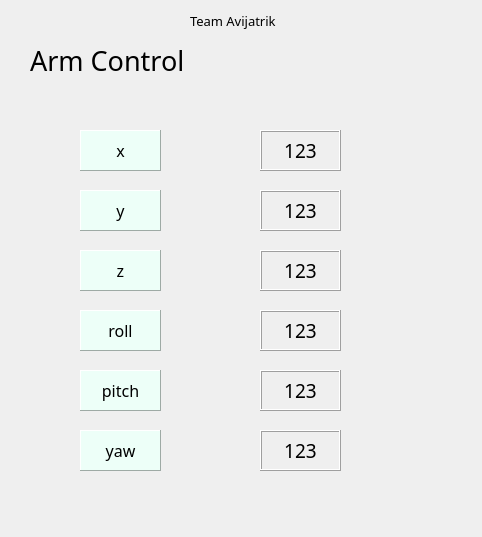
<?xml version="1.0" encoding="UTF-8"?>
<ui version="4.0">
 <class>ArmControl</class>
 <widget class="QWidget" name="ArmControl">
  <property name="windowModality">
   <enum>Qt::NonModal</enum>
  </property>
  <property name="geometry">
   <rect>
    <x>0</x>
    <y>0</y>
    <width>482</width>
    <height>537</height>
   </rect>
  </property>
  <property name="maximumSize">
   <size>
    <width>16777215</width>
    <height>16777215</height>
   </size>
  </property>
  <property name="windowTitle">
   <string>Arm Control</string>
  </property>
  <property name="windowIcon">
   <iconset>
    <normaloff>"../roboticArm.png"</normaloff>"../roboticArm.png"</iconset>
  </property>
  <property name="windowOpacity">
   <double>1.000000000000000</double>
  </property>
  <property name="autoFillBackground">
   <bool>false</bool>
  </property>
  <widget class="QPushButton" name="xUp">
   <property name="geometry">
    <rect>
     <x>360</x>
     <y>130</y>
     <width>41</width>
     <height>41</height>
    </rect>
   </property>
   <property name="font">
    <font>
     <family>Roboto Slab</family>
     <pointsize>16</pointsize>
    </font>
   </property>
   <property name="styleSheet">
    <string notr="true">color : rgb(255, 255, 255);
</string>
   </property>
   <property name="text">
    <string/>
   </property>
   <property name="icon">
    <iconset>
     <normaloff>"up.png"</normaloff>"up.png"</iconset>
   </property>
   <property name="iconSize">
    <size>
     <width>32</width>
     <height>32</height>
    </size>
   </property>
   <property name="flat">
    <bool>true</bool>
   </property>
  </widget>
  <widget class="QLabel" name="xVal">
   <property name="geometry">
    <rect>
     <x>260</x>
     <y>130</y>
     <width>81</width>
     <height>41</height>
    </rect>
   </property>
   <property name="font">
    <font>
     <family>Roboto Slab</family>
     <pointsize>14</pointsize>
    </font>
   </property>
   <property name="frameShape">
    <enum>QFrame::Box</enum>
   </property>
   <property name="frameShadow">
    <enum>QFrame::Raised</enum>
   </property>
   <property name="lineWidth">
    <number>1</number>
   </property>
   <property name="midLineWidth">
    <number>0</number>
   </property>
   <property name="text">
    <string>123</string>
   </property>
   <property name="alignment">
    <set>Qt::AlignCenter</set>
   </property>
   <property name="wordWrap">
    <bool>false</bool>
   </property>
   <property name="margin">
    <number>4</number>
   </property>
  </widget>
  <widget class="QLabel" name="yVal">
   <property name="geometry">
    <rect>
     <x>260</x>
     <y>190</y>
     <width>81</width>
     <height>41</height>
    </rect>
   </property>
   <property name="font">
    <font>
     <family>Roboto Slab</family>
     <pointsize>14</pointsize>
    </font>
   </property>
   <property name="frameShape">
    <enum>QFrame::Box</enum>
   </property>
   <property name="frameShadow">
    <enum>QFrame::Raised</enum>
   </property>
   <property name="lineWidth">
    <number>1</number>
   </property>
   <property name="midLineWidth">
    <number>0</number>
   </property>
   <property name="text">
    <string>123</string>
   </property>
   <property name="alignment">
    <set>Qt::AlignCenter</set>
   </property>
   <property name="wordWrap">
    <bool>false</bool>
   </property>
   <property name="margin">
    <number>4</number>
   </property>
  </widget>
  <widget class="QLabel" name="rollVal">
   <property name="geometry">
    <rect>
     <x>260</x>
     <y>310</y>
     <width>81</width>
     <height>41</height>
    </rect>
   </property>
   <property name="font">
    <font>
     <family>Roboto Slab</family>
     <pointsize>14</pointsize>
    </font>
   </property>
   <property name="frameShape">
    <enum>QFrame::Box</enum>
   </property>
   <property name="frameShadow">
    <enum>QFrame::Raised</enum>
   </property>
   <property name="lineWidth">
    <number>1</number>
   </property>
   <property name="midLineWidth">
    <number>0</number>
   </property>
   <property name="text">
    <string>123</string>
   </property>
   <property name="alignment">
    <set>Qt::AlignCenter</set>
   </property>
   <property name="wordWrap">
    <bool>false</bool>
   </property>
   <property name="margin">
    <number>4</number>
   </property>
  </widget>
  <widget class="QLabel" name="zVal">
   <property name="geometry">
    <rect>
     <x>260</x>
     <y>250</y>
     <width>81</width>
     <height>41</height>
    </rect>
   </property>
   <property name="font">
    <font>
     <family>Roboto Slab</family>
     <pointsize>14</pointsize>
    </font>
   </property>
   <property name="frameShape">
    <enum>QFrame::Box</enum>
   </property>
   <property name="frameShadow">
    <enum>QFrame::Raised</enum>
   </property>
   <property name="lineWidth">
    <number>1</number>
   </property>
   <property name="midLineWidth">
    <number>0</number>
   </property>
   <property name="text">
    <string>123</string>
   </property>
   <property name="alignment">
    <set>Qt::AlignCenter</set>
   </property>
   <property name="wordWrap">
    <bool>false</bool>
   </property>
   <property name="margin">
    <number>4</number>
   </property>
  </widget>
  <widget class="QLabel" name="xLabel">
   <property name="geometry">
    <rect>
     <x>80</x>
     <y>130</y>
     <width>81</width>
     <height>41</height>
    </rect>
   </property>
   <property name="font">
    <font>
     <family>Roboto Slab</family>
     <pointsize>12</pointsize>
    </font>
   </property>
   <property name="autoFillBackground">
    <bool>false</bool>
   </property>
   <property name="styleSheet">
    <string notr="true">background-color: rgb(237, 255, 248)</string>
   </property>
   <property name="frameShape">
    <enum>QFrame::Panel</enum>
   </property>
   <property name="frameShadow">
    <enum>QFrame::Raised</enum>
   </property>
   <property name="lineWidth">
    <number>1</number>
   </property>
   <property name="midLineWidth">
    <number>0</number>
   </property>
   <property name="text">
    <string>x</string>
   </property>
   <property name="alignment">
    <set>Qt::AlignCenter</set>
   </property>
   <property name="wordWrap">
    <bool>false</bool>
   </property>
   <property name="margin">
    <number>4</number>
   </property>
  </widget>
  <widget class="QPushButton" name="yUp">
   <property name="geometry">
    <rect>
     <x>360</x>
     <y>190</y>
     <width>41</width>
     <height>41</height>
    </rect>
   </property>
   <property name="font">
    <font>
     <family>Roboto Slab</family>
     <pointsize>16</pointsize>
    </font>
   </property>
   <property name="styleSheet">
    <string notr="true">color : rgb(255, 255, 255);
</string>
   </property>
   <property name="text">
    <string/>
   </property>
   <property name="icon">
    <iconset>
     <normaloff>"up.png"</normaloff>"up.png"</iconset>
   </property>
   <property name="iconSize">
    <size>
     <width>32</width>
     <height>32</height>
    </size>
   </property>
   <property name="flat">
    <bool>true</bool>
   </property>
  </widget>
  <widget class="QPushButton" name="rollup">
   <property name="geometry">
    <rect>
     <x>360</x>
     <y>310</y>
     <width>41</width>
     <height>41</height>
    </rect>
   </property>
   <property name="font">
    <font>
     <family>Roboto Slab</family>
     <pointsize>16</pointsize>
    </font>
   </property>
   <property name="styleSheet">
    <string notr="true">color : rgb(255, 255, 255);
</string>
   </property>
   <property name="text">
    <string/>
   </property>
   <property name="icon">
    <iconset>
     <normaloff>up.png</normaloff>up.png</iconset>
   </property>
   <property name="iconSize">
    <size>
     <width>32</width>
     <height>32</height>
    </size>
   </property>
   <property name="flat">
    <bool>true</bool>
   </property>
  </widget>
  <widget class="QPushButton" name="zUp">
   <property name="geometry">
    <rect>
     <x>360</x>
     <y>250</y>
     <width>41</width>
     <height>41</height>
    </rect>
   </property>
   <property name="font">
    <font>
     <family>Roboto Slab</family>
     <pointsize>16</pointsize>
    </font>
   </property>
   <property name="styleSheet">
    <string notr="true">color : rgb(255, 255, 255);
</string>
   </property>
   <property name="text">
    <string/>
   </property>
   <property name="icon">
    <iconset>
     <normaloff>up.png</normaloff>up.png</iconset>
   </property>
   <property name="iconSize">
    <size>
     <width>32</width>
     <height>32</height>
    </size>
   </property>
   <property name="flat">
    <bool>true</bool>
   </property>
  </widget>
  <widget class="QPushButton" name="xDown">
   <property name="geometry">
    <rect>
     <x>200</x>
     <y>130</y>
     <width>41</width>
     <height>41</height>
    </rect>
   </property>
   <property name="font">
    <font>
     <family>Roboto Slab</family>
     <pointsize>16</pointsize>
    </font>
   </property>
   <property name="styleSheet">
    <string notr="true">color : rgb(255, 255, 255);
</string>
   </property>
   <property name="text">
    <string/>
   </property>
   <property name="icon">
    <iconset>
     <normaloff>down.png</normaloff>down.png</iconset>
   </property>
   <property name="iconSize">
    <size>
     <width>32</width>
     <height>32</height>
    </size>
   </property>
   <property name="flat">
    <bool>true</bool>
   </property>
  </widget>
  <widget class="QPushButton" name="yDown">
   <property name="geometry">
    <rect>
     <x>200</x>
     <y>190</y>
     <width>41</width>
     <height>41</height>
    </rect>
   </property>
   <property name="font">
    <font>
     <family>Roboto Slab</family>
     <pointsize>16</pointsize>
    </font>
   </property>
   <property name="styleSheet">
    <string notr="true">color : rgb(255, 255, 255);
</string>
   </property>
   <property name="text">
    <string/>
   </property>
   <property name="icon">
    <iconset>
     <normaloff>down.png</normaloff>down.png</iconset>
   </property>
   <property name="iconSize">
    <size>
     <width>32</width>
     <height>32</height>
    </size>
   </property>
   <property name="flat">
    <bool>true</bool>
   </property>
  </widget>
  <widget class="QPushButton" name="zDown">
   <property name="geometry">
    <rect>
     <x>200</x>
     <y>250</y>
     <width>41</width>
     <height>41</height>
    </rect>
   </property>
   <property name="font">
    <font>
     <family>Roboto Slab</family>
     <pointsize>16</pointsize>
    </font>
   </property>
   <property name="styleSheet">
    <string notr="true">color : rgb(255, 255, 255);
</string>
   </property>
   <property name="text">
    <string/>
   </property>
   <property name="icon">
    <iconset>
     <normaloff>down.png</normaloff>down.png</iconset>
   </property>
   <property name="iconSize">
    <size>
     <width>32</width>
     <height>32</height>
    </size>
   </property>
   <property name="flat">
    <bool>true</bool>
   </property>
  </widget>
  <widget class="QPushButton" name="rollDown">
   <property name="geometry">
    <rect>
     <x>200</x>
     <y>310</y>
     <width>41</width>
     <height>41</height>
    </rect>
   </property>
   <property name="font">
    <font>
     <family>Roboto Slab</family>
     <pointsize>16</pointsize>
    </font>
   </property>
   <property name="styleSheet">
    <string notr="true">color : rgb(255, 255, 255);
</string>
   </property>
   <property name="text">
    <string/>
   </property>
   <property name="icon">
    <iconset>
     <normaloff>down.png</normaloff>down.png</iconset>
   </property>
   <property name="iconSize">
    <size>
     <width>32</width>
     <height>32</height>
    </size>
   </property>
   <property name="flat">
    <bool>true</bool>
   </property>
  </widget>
  <widget class="QLabel" name="yLabel">
   <property name="geometry">
    <rect>
     <x>80</x>
     <y>190</y>
     <width>81</width>
     <height>41</height>
    </rect>
   </property>
   <property name="font">
    <font>
     <family>Roboto Slab</family>
     <pointsize>12</pointsize>
    </font>
   </property>
   <property name="autoFillBackground">
    <bool>false</bool>
   </property>
   <property name="styleSheet">
    <string notr="true">background-color: rgb(237, 255, 248)</string>
   </property>
   <property name="frameShape">
    <enum>QFrame::Panel</enum>
   </property>
   <property name="frameShadow">
    <enum>QFrame::Raised</enum>
   </property>
   <property name="lineWidth">
    <number>1</number>
   </property>
   <property name="midLineWidth">
    <number>0</number>
   </property>
   <property name="text">
    <string>y</string>
   </property>
   <property name="alignment">
    <set>Qt::AlignCenter</set>
   </property>
   <property name="wordWrap">
    <bool>false</bool>
   </property>
   <property name="margin">
    <number>4</number>
   </property>
  </widget>
  <widget class="QLabel" name="zLabel">
   <property name="geometry">
    <rect>
     <x>80</x>
     <y>250</y>
     <width>81</width>
     <height>41</height>
    </rect>
   </property>
   <property name="font">
    <font>
     <family>Roboto Slab</family>
     <pointsize>12</pointsize>
    </font>
   </property>
   <property name="autoFillBackground">
    <bool>false</bool>
   </property>
   <property name="styleSheet">
    <string notr="true">background-color: rgb(237, 255, 248)</string>
   </property>
   <property name="frameShape">
    <enum>QFrame::Panel</enum>
   </property>
   <property name="frameShadow">
    <enum>QFrame::Raised</enum>
   </property>
   <property name="lineWidth">
    <number>1</number>
   </property>
   <property name="midLineWidth">
    <number>0</number>
   </property>
   <property name="text">
    <string>z</string>
   </property>
   <property name="alignment">
    <set>Qt::AlignCenter</set>
   </property>
   <property name="wordWrap">
    <bool>false</bool>
   </property>
   <property name="margin">
    <number>4</number>
   </property>
  </widget>
  <widget class="QLabel" name="rollLabel">
   <property name="geometry">
    <rect>
     <x>80</x>
     <y>310</y>
     <width>81</width>
     <height>41</height>
    </rect>
   </property>
   <property name="font">
    <font>
     <family>Roboto Slab</family>
     <pointsize>12</pointsize>
    </font>
   </property>
   <property name="autoFillBackground">
    <bool>false</bool>
   </property>
   <property name="styleSheet">
    <string notr="true">background-color: rgb(237, 255, 248)</string>
   </property>
   <property name="frameShape">
    <enum>QFrame::Panel</enum>
   </property>
   <property name="frameShadow">
    <enum>QFrame::Raised</enum>
   </property>
   <property name="lineWidth">
    <number>1</number>
   </property>
   <property name="midLineWidth">
    <number>0</number>
   </property>
   <property name="text">
    <string>roll</string>
   </property>
   <property name="alignment">
    <set>Qt::AlignCenter</set>
   </property>
   <property name="wordWrap">
    <bool>false</bool>
   </property>
   <property name="margin">
    <number>4</number>
   </property>
  </widget>
  <widget class="QLabel" name="titleLabel">
   <property name="geometry">
    <rect>
     <x>30</x>
     <y>40</y>
     <width>161</width>
     <height>41</height>
    </rect>
   </property>
   <property name="font">
    <font>
     <family>Roboto Slab</family>
     <pointsize>20</pointsize>
     <weight>50</weight>
     <bold>false</bold>
    </font>
   </property>
   <property name="text">
    <string>Arm Control</string>
   </property>
  </widget>
  <widget class="QPushButton" name="sendButton">
   <property name="geometry">
    <rect>
     <x>350</x>
     <y>30</y>
     <width>41</width>
     <height>51</height>
    </rect>
   </property>
   <property name="text">
    <string/>
   </property>
   <property name="icon">
    <iconset>
     <normaloff>../roboticArm.png</normaloff>../roboticArm.png</iconset>
   </property>
   <property name="iconSize">
    <size>
     <width>32</width>
     <height>32</height>
    </size>
   </property>
   <property name="flat">
    <bool>true</bool>
   </property>
  </widget>
  <widget class="QPushButton" name="closeButton">
   <property name="geometry">
    <rect>
     <x>400</x>
     <y>30</y>
     <width>51</width>
     <height>51</height>
    </rect>
   </property>
   <property name="text">
    <string/>
   </property>
   <property name="icon">
    <iconset>
     <normaloff>../closeIcon.png</normaloff>../closeIcon.png</iconset>
   </property>
   <property name="iconSize">
    <size>
     <width>48</width>
     <height>48</height>
    </size>
   </property>
   <property name="flat">
    <bool>true</bool>
   </property>
  </widget>
  <widget class="QLabel" name="pitchVal">
   <property name="geometry">
    <rect>
     <x>260</x>
     <y>370</y>
     <width>81</width>
     <height>41</height>
    </rect>
   </property>
   <property name="font">
    <font>
     <family>Roboto Slab</family>
     <pointsize>14</pointsize>
    </font>
   </property>
   <property name="frameShape">
    <enum>QFrame::Box</enum>
   </property>
   <property name="frameShadow">
    <enum>QFrame::Raised</enum>
   </property>
   <property name="lineWidth">
    <number>1</number>
   </property>
   <property name="midLineWidth">
    <number>0</number>
   </property>
   <property name="text">
    <string>123</string>
   </property>
   <property name="alignment">
    <set>Qt::AlignCenter</set>
   </property>
   <property name="wordWrap">
    <bool>false</bool>
   </property>
   <property name="margin">
    <number>4</number>
   </property>
  </widget>
  <widget class="QPushButton" name="pitchDown">
   <property name="geometry">
    <rect>
     <x>200</x>
     <y>370</y>
     <width>41</width>
     <height>41</height>
    </rect>
   </property>
   <property name="font">
    <font>
     <family>Roboto Slab</family>
     <pointsize>16</pointsize>
    </font>
   </property>
   <property name="styleSheet">
    <string notr="true">color : rgb(255, 255, 255);
</string>
   </property>
   <property name="text">
    <string/>
   </property>
   <property name="icon">
    <iconset>
     <normaloff>down.png</normaloff>down.png</iconset>
   </property>
   <property name="iconSize">
    <size>
     <width>32</width>
     <height>32</height>
    </size>
   </property>
   <property name="flat">
    <bool>true</bool>
   </property>
  </widget>
  <widget class="QLabel" name="pitchLabel">
   <property name="geometry">
    <rect>
     <x>80</x>
     <y>370</y>
     <width>81</width>
     <height>41</height>
    </rect>
   </property>
   <property name="font">
    <font>
     <family>Roboto Slab</family>
     <pointsize>12</pointsize>
    </font>
   </property>
   <property name="autoFillBackground">
    <bool>false</bool>
   </property>
   <property name="styleSheet">
    <string notr="true">background-color: rgb(237, 255, 248)</string>
   </property>
   <property name="frameShape">
    <enum>QFrame::Panel</enum>
   </property>
   <property name="frameShadow">
    <enum>QFrame::Raised</enum>
   </property>
   <property name="lineWidth">
    <number>1</number>
   </property>
   <property name="midLineWidth">
    <number>0</number>
   </property>
   <property name="text">
    <string>pitch</string>
   </property>
   <property name="alignment">
    <set>Qt::AlignCenter</set>
   </property>
   <property name="wordWrap">
    <bool>false</bool>
   </property>
   <property name="margin">
    <number>4</number>
   </property>
  </widget>
  <widget class="QPushButton" name="pitchUp">
   <property name="geometry">
    <rect>
     <x>360</x>
     <y>370</y>
     <width>41</width>
     <height>41</height>
    </rect>
   </property>
   <property name="font">
    <font>
     <family>Roboto Slab</family>
     <pointsize>16</pointsize>
    </font>
   </property>
   <property name="styleSheet">
    <string notr="true">color : rgb(255, 255, 255);
</string>
   </property>
   <property name="text">
    <string/>
   </property>
   <property name="icon">
    <iconset>
     <normaloff>up.png</normaloff>up.png</iconset>
   </property>
   <property name="iconSize">
    <size>
     <width>32</width>
     <height>32</height>
    </size>
   </property>
   <property name="flat">
    <bool>true</bool>
   </property>
  </widget>
  <widget class="QLabel" name="yawVal">
   <property name="geometry">
    <rect>
     <x>260</x>
     <y>430</y>
     <width>81</width>
     <height>41</height>
    </rect>
   </property>
   <property name="font">
    <font>
     <family>Roboto Slab</family>
     <pointsize>14</pointsize>
    </font>
   </property>
   <property name="frameShape">
    <enum>QFrame::Box</enum>
   </property>
   <property name="frameShadow">
    <enum>QFrame::Raised</enum>
   </property>
   <property name="lineWidth">
    <number>1</number>
   </property>
   <property name="midLineWidth">
    <number>0</number>
   </property>
   <property name="text">
    <string>123</string>
   </property>
   <property name="alignment">
    <set>Qt::AlignCenter</set>
   </property>
   <property name="wordWrap">
    <bool>false</bool>
   </property>
   <property name="margin">
    <number>4</number>
   </property>
  </widget>
  <widget class="QPushButton" name="yawDown">
   <property name="geometry">
    <rect>
     <x>200</x>
     <y>430</y>
     <width>41</width>
     <height>41</height>
    </rect>
   </property>
   <property name="font">
    <font>
     <family>Roboto Slab</family>
     <pointsize>16</pointsize>
    </font>
   </property>
   <property name="styleSheet">
    <string notr="true">color : rgb(255, 255, 255);
</string>
   </property>
   <property name="text">
    <string/>
   </property>
   <property name="icon">
    <iconset>
     <normaloff>down.png</normaloff>down.png</iconset>
   </property>
   <property name="iconSize">
    <size>
     <width>32</width>
     <height>32</height>
    </size>
   </property>
   <property name="flat">
    <bool>true</bool>
   </property>
  </widget>
  <widget class="QLabel" name="yawLabel">
   <property name="geometry">
    <rect>
     <x>80</x>
     <y>430</y>
     <width>81</width>
     <height>41</height>
    </rect>
   </property>
   <property name="font">
    <font>
     <family>Roboto Slab</family>
     <pointsize>12</pointsize>
    </font>
   </property>
   <property name="autoFillBackground">
    <bool>false</bool>
   </property>
   <property name="styleSheet">
    <string notr="true">background-color: rgb(237, 255, 248)</string>
   </property>
   <property name="frameShape">
    <enum>QFrame::Panel</enum>
   </property>
   <property name="frameShadow">
    <enum>QFrame::Raised</enum>
   </property>
   <property name="lineWidth">
    <number>1</number>
   </property>
   <property name="midLineWidth">
    <number>0</number>
   </property>
   <property name="text">
    <string>yaw</string>
   </property>
   <property name="alignment">
    <set>Qt::AlignCenter</set>
   </property>
   <property name="wordWrap">
    <bool>false</bool>
   </property>
   <property name="margin">
    <number>4</number>
   </property>
  </widget>
  <widget class="QPushButton" name="yawUp">
   <property name="geometry">
    <rect>
     <x>360</x>
     <y>430</y>
     <width>41</width>
     <height>41</height>
    </rect>
   </property>
   <property name="font">
    <font>
     <family>Roboto Slab</family>
     <pointsize>16</pointsize>
    </font>
   </property>
   <property name="styleSheet">
    <string notr="true">color : rgb(255, 255, 255);
</string>
   </property>
   <property name="text">
    <string/>
   </property>
   <property name="icon">
    <iconset>
     <normaloff>up.png</normaloff>up.png</iconset>
   </property>
   <property name="iconSize">
    <size>
     <width>32</width>
     <height>32</height>
    </size>
   </property>
   <property name="flat">
    <bool>true</bool>
   </property>
  </widget>
  <widget class="QLabel" name="subtitleLabel">
   <property name="geometry">
    <rect>
     <x>190</x>
     <y>10</y>
     <width>131</width>
     <height>21</height>
    </rect>
   </property>
   <property name="font">
    <font>
     <family>Roboto Slab</family>
     <pointsize>10</pointsize>
     <weight>50</weight>
     <bold>false</bold>
    </font>
   </property>
   <property name="text">
    <string>Team Avijatrik</string>
   </property>
  </widget>
 </widget>
 <resources/>
 <connections/>
</ui>
